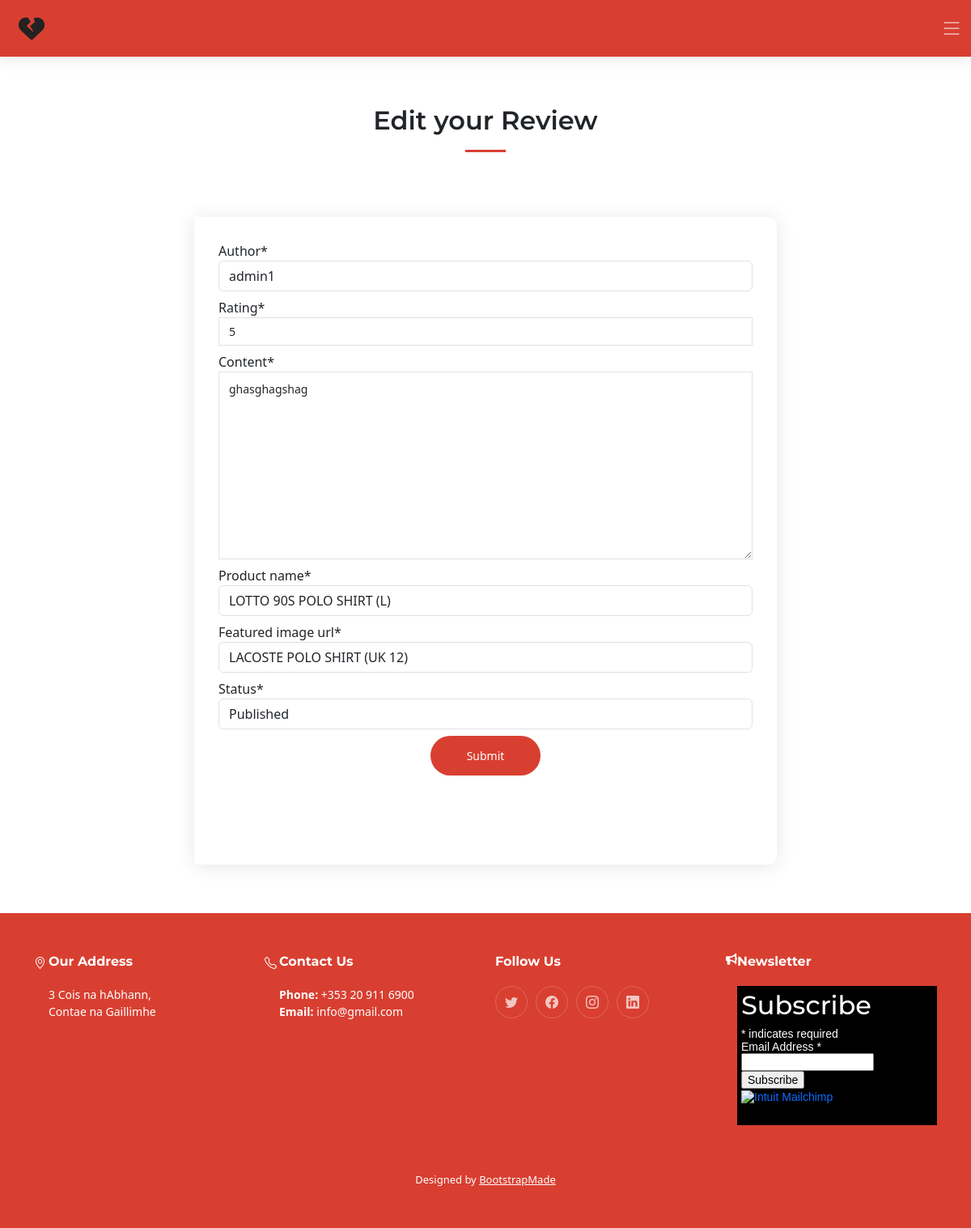
/reviews/edit/6/, run on the app's committed database.
### reviews/models.py (models this page shows, shortened)
class Reviews(models.Model):
    reviews_id = models.AutoField(primary_key=True)
    author = models.ForeignKey(
        User, on_delete=models.CASCADE, related_name="user_reviews"
    )
    rating = models.IntegerField(
        default=5,
        validators=[
            MaxValueValidator(5),
            MinValueValidator(1)
            ])
    content = models.TextField()
    featured_image_url = models.ForeignKey(
        Product, on_delete=models.CASCADE,
        related_name="products_image_url", null=True)
    product_name = models.ForeignKey(
        Product, on_delete=models.CASCADE,
        related_name="products_name", null=True)
    created_date = models.DateTimeField(auto_now_add=True)
    status = models.IntegerField(choices=STATUS, default=0)
    class Meta:
        ordering = ['-created_date']

### reviews/views.py (the view)
# urls.py: path("edit/<int:pk>/", views.ReviewsEdit.as_view(), name="edit_reviews"),
class ReviewsEdit(generic.UpdateView):
    model = Reviews
    form_class = ReviewsForm
    template_name = 'reviews/edit_reviews.html'
    success_url = reverse_lazy('reviews')

### reviews/forms.py (shortened to what this page needs)
class ReviewsForm(forms.ModelForm):
    class Meta:
        model = Reviews
        fields = (
            "author", "rating", "content", "product_name", "featured_image_url", "status" )

### bag/contexts.py (called while the page is built, shortened)
def bag_contents(request):
    bag_items = []
    total = 0
    product_count = 0
    bag = request.session.get('bag', {})
    if total < settings.FREE_DELIVERY_THRESHOLD:
        delivery = total * Decimal(settings.STANDARD_DELIVERY_PERCENTAGE / 100)
        free_delivery_delta = settings.FREE_DELIVERY_THRESHOLD - total
    else:
        delivery = 0
        free_delivery_delta = 0
    grand_total = delivery + total
    context = {
        'bag_items': bag_items,
        'total': total,
        'product_count': product_count,
        'delivery': delivery,
        'free_delivery_delta': free_delivery_delta,
        'free_delivery_threshold': settings.FREE_DELIVERY_THRESHOLD,
        'grand_total': grand_total,
    }
    return context

### products/models.py (called while the page is built)
    def __str__(self):
        return self.name

### reviews/templates/reviews/edit_reviews.html (shortened to what this page needs)
{% extends "base.html" %}
{% load static %}
{% block content %}
<section id="contact" class="contact">
    <div class="container" data-aos="fade-up">
        <div class="section-header">
            <h2>Edit your Review </h2>
        </div>
        <div class="col-lg-8 container d-flex justify-content-center align-items-center vh-100">
            <form method="post" role="form" class="php-email-form" id="contact-form">
                <div class="row">
                    <div class="form-group">
                        {{ form|crispy  }}
                        <div class="text-center small">
                            <div class="text-center"><button type="submit">Submit</button></div>
                        </div>
                    </div>
                </div>
            </form>
        </div>
    </div>
</section>
{% endblock %}

### static/css/base.css (style rules this page uses)
html { height: 100%; }
:root { --font-default: "Open Sans", system-ui, -apple-system, "Segoe UI", Roboto, "Helvetica Neue", Arial, "Noto Sans", "Liberation Sans", sans-serif, "Apple Color Emoji", "Segoe UI Emoji", "Segoe UI Symbol", "Noto Color Emoji"; --font-primary: "Montserrat", sans-serif; --font-secondary: "Poppins", sans-serif; }
:root { --color-default: #222222; --color-primary: #D83F31; --color-secondary: #E2532F; }
:root { scroll-behavior: smooth; }
body { font-family: var(--font-default); color: var(--color-default); }
h1, h2, h3, h4, h5, h6 { font-family: var(--font-primary); }
section { padding: 60px 0; overflow: hidden; }
.section-header { text-align: center; padding-bottom: 60px; }
.section-header h2 { font-size: 32px; font-weight: 600; margin-bottom: 20px; padding-bottom: 20px; position: relative; }
.section-header h2:after { content: ""; position: absolute; display: block; width: 50px; height: 3px; background: var(--color-primary); left: 0; right: 0; bottom: 0; margin: auto; }
select, select option { color: #000000; }
.sticked-header-offset { margin-top: 70px; }
section { scroll-margin-top: 70px; }
@media (min-width: 1200px) { .container { max-width: 80%; } }
.contact .php-email-form { width: 100%; height: 100%; background: #fff; box-shadow: 0px 2px 25px rgba(0, 0, 0, 0.1); padding: 30px; border-radius: 0 10px 10px 0; }
.contact .php-email-form .form-group { padding-bottom: 8px; }
.contact .php-email-form input, .contact .php-email-form textarea { border-radius: 0; box-shadow: none; font-size: 14px; }
.contact .php-email-form input[type=text], .contact .php-email-form input[type=email], .contact .php-email-form textarea { padding: 12px 15px; }
.contact .php-email-form textarea { padding: 10px 12px; }
.contact .php-email-form button[type=submit] { background: var(--color-primary); border: 0; padding: 14px 45px; color: #fff; transition: 0.4s; border-radius: 50px; }

### data on the page
Reviews: author "admin1", rating "5", content "ghasghagshag", product_name "LOTTO 90S POLO SHIRT (L)", featured_image_url "LACOSTE POLO SHIRT (UK 12)", status "Published"
